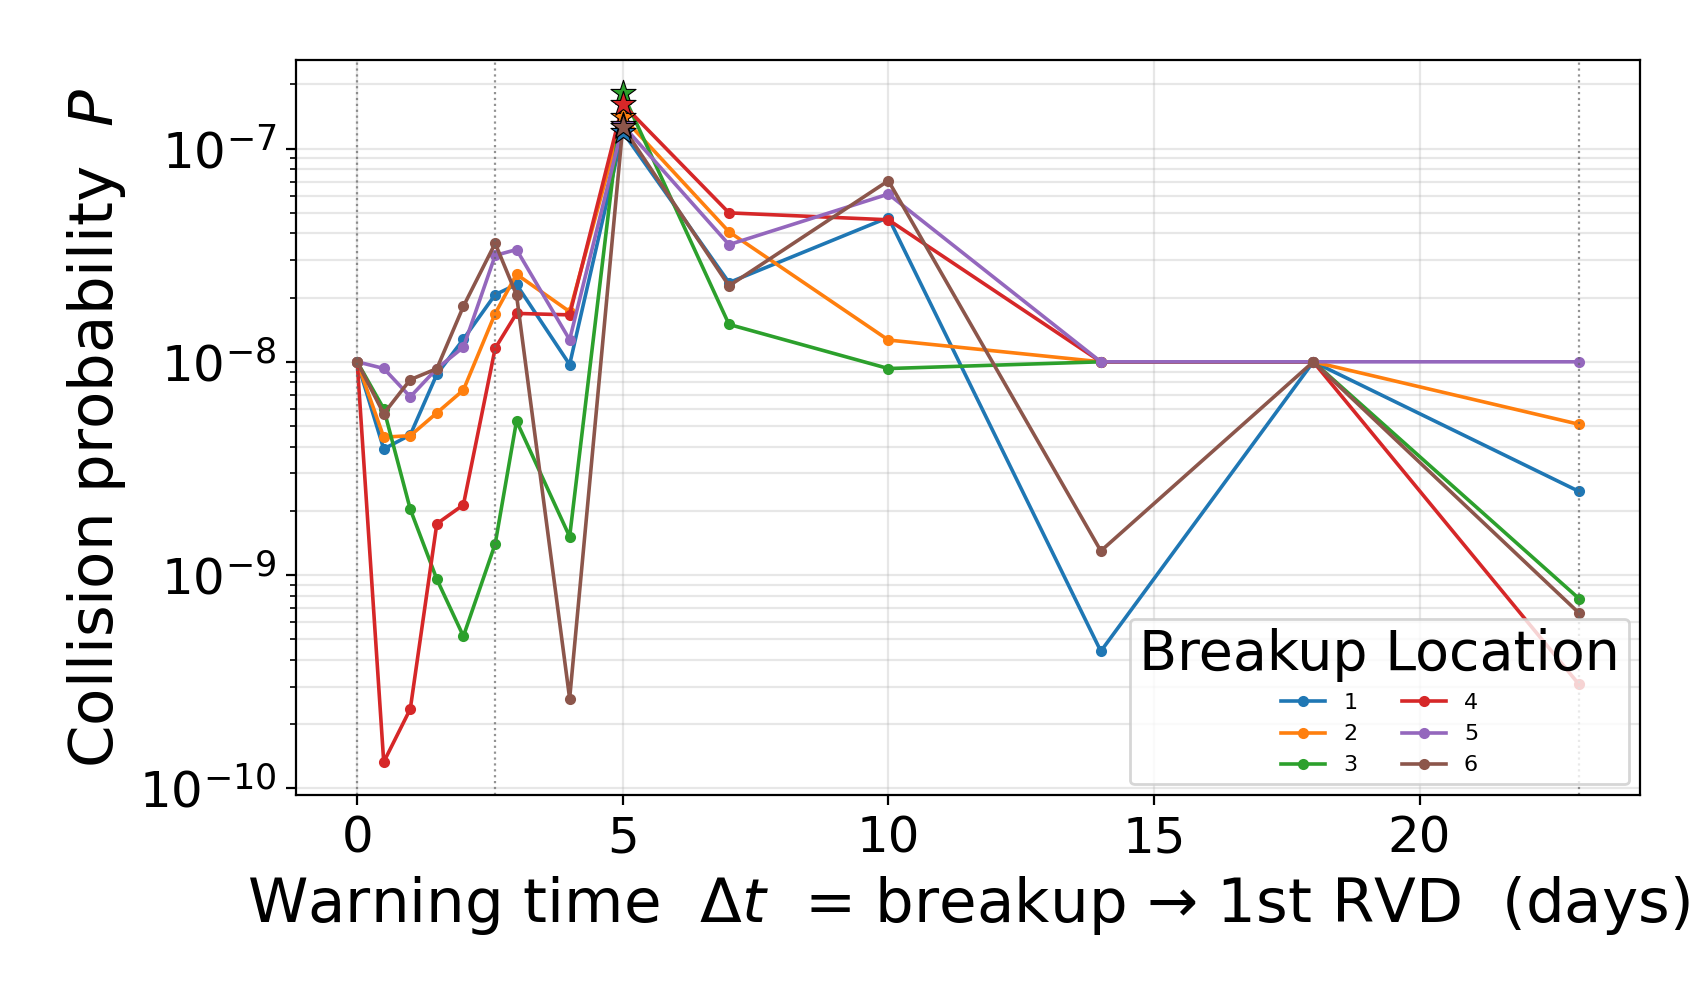

This chart was generated by the following Python code:
# -*- coding: utf-8 -*-
"""各解体点的 碰撞概率 vs 预警时间 Δt 曲线叠加 (验证: 每个点峰值 Δt 是否不同)。
读 analysis_base.npz 的 table[点×Δt], dts, pts。无标题。"""
import numpy as np
import matplotlib.pyplot as plt

d = np.load('analysis_base.npz')
table, dts, pts = d['table'], d['dts'], d['pts']      # table: (n点, nΔt)
markers = d['markers'] if 'markers' in d else [0.0, 2.6, 23.0]

floor = 1e-8
fig, ax = plt.subplots(figsize=(8.5, 5))
peaks = []
for r, k in enumerate(pts):
    P = table[r]
    Pp = np.where(P > 0, P, floor)
    line, = ax.plot(dts, Pp, '-o', ms=3, lw=1.3, label=f'{k+1}')
    ci = int(np.argmax(P))
    peaks.append((k+1, dts[ci], P[ci]))
    ax.scatter(dts[ci], max(P[ci], floor), s=90, marker='*',
               color=line.get_color(), zorder=6, edgecolor='k', linewidth=0.4)

# 历元节点
for x, lbl, c in [(float(markers[0]), '1st RVD', '0.4'),
                  (float(markers[1]), 'crew TLI', '0.4'),
                  (float(markers[2]), 'lander LOI', '0.4')]:
    ax.axvline(x, ls=':', color=c, lw=0.8, alpha=0.7)

ax.set_yscale('log')
ax.set_xlabel('Warning time  $\\Delta t$  = breakup → 1st RVD  (days)')
ax.set_ylabel('Collision probability  $P$')
ax.grid(alpha=0.3, which='both'); ax.legend(title='Breakup Location', fontsize=8, ncol=2, loc='lower right')
fig.tight_layout(); fig.savefig('fig_dt_allpoints.png', dpi=200)
print('[saved] fig_dt_allpoints.png')
print('各点峰值 (点, Δt_peak[d], P_peak):')
for kp, dtp, pp in peaks:
    print(f'  点{kp}: Δt={dtp:5.2f}d  P={pp:.3e}')
dtps = [p[1] for p in peaks]
print(f'峰值 Δt 范围: {min(dtps):.1f} ~ {max(dtps):.1f} d  '
      f'{"-> 各点峰值Δt不同, 相位敏感!" if max(dtps)-min(dtps) > 1 else "-> 峰值Δt相近"}')
